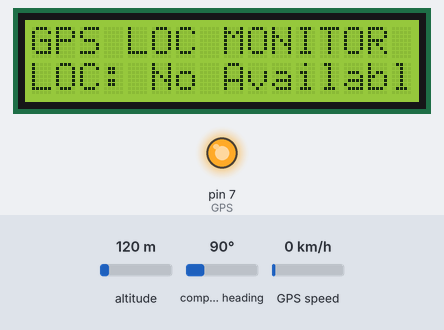
This sketch was run on a simulated Arduino Uno, built with avr-gcc and run on an emulated ATmega328P. On the bench: 16×2 character LCD, output pins drawn as LEDs (lit = HIGH). The inputs (shaded band) are chosen by the test bench; at power-on: altitude 120 m, compass heading 90°, GPS speed 0 km/h. The GPS gets a fix after 3 s at 37.7749, -122.4194 with 8 satellites; what the sketch prints to the serial monitor is not drawn.

Above: at 0.1 s.
At 3.2 s:
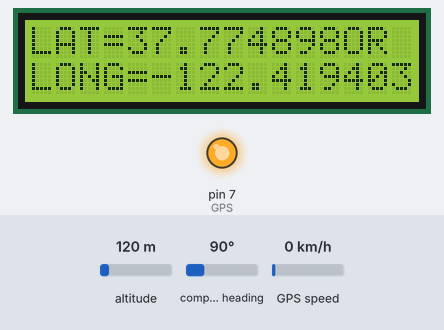

The sketch:

GPS_TEST20241022_3.ino
```cpp
//  GPS_TEST20241022_3.ino TinyGPS++機能を利用した。LCDに緯度経度表示
//  GPS LOC MONITOR
//  Thanks for sharing information. I refered below WEB site.
//  https://lastminuteengineers.com/neo6m-gps-arduino-tutorial/
/*
 A3/D17  GPS/RX
 D6  GPS/TX
 D7  LCD RS -> Back Light & GPS/EN
 D8  LCD enable -> LCD RS
 D9  LCD DB4 -> LCD enable
 D10 LCD DB5 ->  LCD DB4
 D11 LCD DB6 ->  LCD DB5
 D12 LCD DB7 ->  LCD DB6
 */

#include <TinyGPS++.h>
#include <SoftwareSerial.h>
#include <LiquidCrystal.h>

#define RS      8              // R909-VFO 1602 assign
#define E       9
#define DB4    10
#define DB5    11
#define DB6    12
#define DB7    13

int RXPin = 6;                 //pin assign for softwqre serial
int TXPin = 17;
int GPSBaud = 9600;            // GPS default

// Genarate TinyGPS++ object
TinyGPSPlus gps;
// Name gpsSerial fo GPS service
SoftwareSerial gpsSerial(RXPin, TXPin);
// initialize the library with the numbers of the interface pins
LiquidCrystal lcd(RS, E, DB4, DB5, DB6, DB7);

void setup()
{
  Serial.begin(9600);
  lcd.begin(16,2);
  lcd.display();                // initialize LCD
  gpsSerial.begin(GPSBaud);
  pinMode(7, OUTPUT);           // GPS/EN & LCD back light on
  digitalWrite( 7, HIGH);
  lcd.setCursor(0, 0);
  lcd.print("GPS LOC MONITOR");
}

void loop()
{
  // Check the format for every gps response
  while (gpsSerial.available() > 0)
  if (gps.encode(gpsSerial.read())) displayInfo();

  // Wait 5000nS and no character available, print "No GPS detected"
  if (millis() > 5000 && gps.charsProcessed() < 10)
  {
    Serial.println("No GPS detected");
    lcd.setCursor(0, 1);
    lcd.print("No GPS detected");
    while(true);
  }
}

void displayInfo()
{
  if (gps.location.isValid())
  {
    Serial.print("Latitude: ");
    Serial.println(gps.location.lat(), 6);
    Serial.print("Longitude: ");
    Serial.println(gps.location.lng(), 6);
    Serial.print("Altitude: ");
    Serial.println(gps.altitude.meters());
    lcd.setCursor(0, 0);
    lcd.print("LAT=");
    lcd.print(gps.location.lat(), 6);
    lcd.setCursor(0, 1);
    lcd.print("LONG=");
    lcd.print(gps.location.lng(), 6);
  }
  else
  {
    Serial.println("Location: Not Available");
    lcd.setCursor(0, 1);
    lcd.print("LOC: No Available");
  }

  Serial.print("Date: ");
  if ( gps.date.isValid())
  {
    Serial.print(gps.date.month());
    Serial.print("/");
    Serial.print(gps.date.day());
    Serial.print("/");
    Serial.println(gps.date.year());
  }
  else
  {
    Serial.println("Not Available");
  }

  Serial.print("Time: ");
  if (gps.time.isValid())
  {
    if (gps.time.hour() < 10) Serial.print(F("0"));
    Serial.print(gps.time.hour());
    Serial.print(":");
    if (gps.time.minute() < 10) Serial.print(F("0"));
    Serial.print(gps.time.minute());
    Serial.print(":");
    if (gps.time.second() < 10) Serial.print(F("0"));
    Serial.print(gps.time.second());
    Serial.print(".");
    if (gps.time.centisecond() < 10) Serial.print(F("0"));
    Serial.println(gps.time.centisecond());
  }
  else
  {
    Serial.println("Not Available");
  }
  Serial.println();
  delay(1000);
}
```
